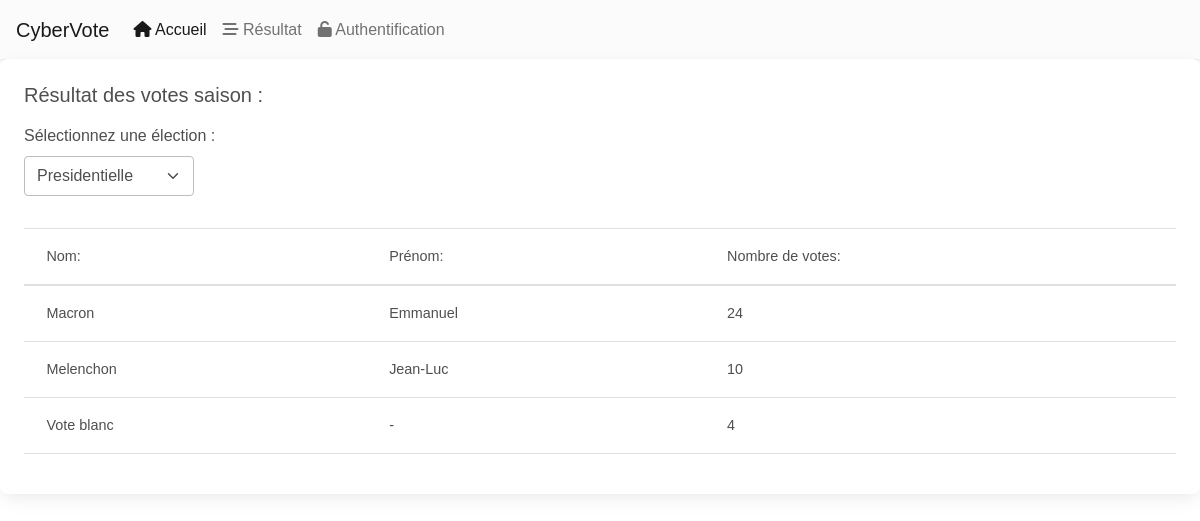
/resultat.php?election=1, run on the app's committed database.
### tables this page shows
CREATE TABLE `Se_Presentent` (
  `Id_Candidat` int(11) NOT NULL,
  `id_election` tinyint(4) NOT NULL,
  `NbVoix` int(11) DEFAULT NULL
);

CREATE TABLE `Candidat` (
  `Id_Candidat` int(11) NOT NULL,
  `Nom_Candidat` varchar(50) DEFAULT NULL,
  `Prenom_Candidat` varchar(50) DEFAULT NULL
);

CREATE TABLE `Election` (
  `id_election` tinyint(4) NOT NULL,
  `nom_election` varchar(50) DEFAULT NULL,
  `date_election` date DEFAULT NULL,
  `VoteBlanc` varchar(50) DEFAULT NULL
);

### resultat.php (the view, shortened to what this page needs)
<?php
include("./assets/includes/head.php");
include("./assets/includes/header.php");
include("./assets/includes/config.php");
if (isset($_GET['election'])) {
  $id_election = $_GET['election'];
} else {
  $id_election = null;
}
?>
  <div class="card">
  <div class="card-body">
    <h5 class="card-title">Résultat des votes saison :</h5>
    <p class="card-text">
  <table class="table">
  <tbody>
  <form id="election-form">
  <div class="form-group">
  <label for="selectElection">Sélectionnez une élection :</label>
  <select class="form-select select-election" id="selectElection" name="election" onchange="this.form.submit()">
    <?php
      $result = $conn->query("SELECT * FROM Election");
      while ($row = $result->fetch_assoc()) {
        echo '<option value="'.$row['id_election'].'"';
        if ($id_election == $row['id_election']) {
          echo ' selected';
        }
        echo '>'.$row['nom_election'].'</option>';
      }
    ?>
  </select>
</div>
  </form>
<?php
if ($id_election !== null) {
  $services = $conn->query("SELECT c.Nom_Candidat, c.Prenom_Candidat, e.nom_election, sp.NbVoix
                            FROM Candidat c
                            JOIN Se_Presentent sp ON c.Id_Candidat = sp.Id_Candidat
                            JOIN Election e ON sp.id_election = e.id_election
                            WHERE sp.id_election = $id_election
                            ORDER BY e.nom_election, sp.NbVoix DESC");
  if ($services->num_rows > 0) {
?>
    <table class="table">
      <thead>
        <tr>
          <th scope="col">Nom:</th>
          <th scope="col">Prénom:</th>
          <th scope="col">Nombre de votes:</th>
        </tr>
      </thead>
      <tbody>
<?php
    while($row = $services->fetch_assoc()) {
?>
        <tr>
          <td><?= $row['Nom_Candidat'] ?></td>
          <td><?= $row['Prenom_Candidat'] ?></td>
          <td><?= $row['NbVoix'] ?></td>
        </tr>
<?php
    }
?>
        <tr>
          <td>Vote blanc</td>
          <td>-</td>
          <td>
<?php
    $result = $conn->query("SELECT VoteBlanc FROM Election WHERE id_election = $id_election");
    if ($result->num_rows > 0) {
      $row = $result->fetch_assoc();
      echo $row['VoteBlanc'];
    } else {
      echo '0';
    }
?>
          </td>
        </tr>
      </tbody>
    </table>
<?php
  } else {
?>
    <p>Aucun résultat trouvé.</p>
<?php
  }
}
?>

### assets/includes/head.php (shortened to what this page needs)
<!doctype html>
<html lang="fr,en">
<head>
  <link
  href="https://cdnjs.cloudflare.com/ajax/libs/font-awesome/6.0.0/css/all.min.css"
  rel="stylesheet"
/>
  <link rel="stylesheet" href="./assets/css/bootstrap.min.css">
  <link rel="stylesheet" href="./assets/css/googlefonnt.css">
  <link rel="stylesheet" href="./assets/css/mdb.css">
</head>
<body>

### assets/includes/header.php (shortened to what this page needs)
<nav class="navbar navbar-expand-lg navbar-light bg-light">
  <a class="navbar-brand" href="#">CyberVote</a>
  <div class="collapse navbar-collapse" id="navbarSupportedContent">
    <ul class="navbar-nav mr-auto">
      <li class="nav-item active">
        <a class="nav-link" href="index.php"><i class="fas fa-home"></i> Accueil</a>
      </li>
      <li class="nav-item">
        <a class="nav-link" href="resultat.php"><i class="fas fa-stream"></i> Résultat</a>
      </li>
      <?php if(!isset($_SESSION['login'])) { ?>
        <li class="nav-item">
        <a class="nav-link" href="login.php"><i class="fas fa-unlock"></i> Authentification</a>
      </li>
 <?php } ?>
    </ul>
  </div>
</nav>

### resultat.php (style rules this page uses)
.select-election { max-width: 170px; }

### data on the page
se_presentent: Id_Candidat.Nom_Candidat "Macron", Id_Candidat.Prenom_Candidat "Emmanuel", NbVoix "24"
se_presentent: Id_Candidat.Nom_Candidat "Melenchon", Id_Candidat.Prenom_Candidat "Jean-Luc", NbVoix "10"
election: VoteBlanc "4"

### other printed values
form field election "Presidentielle"
